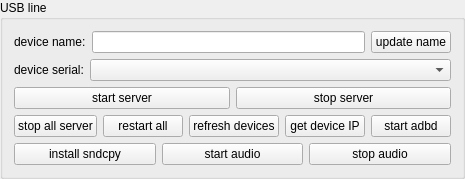
       <widget class="QGroupBox" name="usbGroupBox">
        <property name="sizePolicy">
         <sizepolicy hsizetype="Preferred" vsizetype="Preferred">
          <horstretch>0</horstretch>
          <verstretch>0</verstretch>
         </sizepolicy>
        </property>
        <property name="title">
         <string>USB line</string>
        </property>
        <layout class="QVBoxLayout" name="verticalLayout">
         <item>
          <layout class="QHBoxLayout" name="horizontalLayout_10">
           <item>
            <widget class="QLabel" name="label_9">
             <property name="sizePolicy">
              <sizepolicy hsizetype="Preferred" vsizetype="Preferred">
               <horstretch>0</horstretch>
               <verstretch>0</verstretch>
              </sizepolicy>
             </property>
             <property name="text">
              <string>device name:</string>
             </property>
            </widget>
           </item>
           <item>
            <widget class="QLineEdit" name="userNameEdt">
             <property name="sizePolicy">
              <sizepolicy hsizetype="MinimumExpanding" vsizetype="Preferred">
               <horstretch>0</horstretch>
               <verstretch>0</verstretch>
              </sizepolicy>
             </property>
            </widget>
           </item>
           <item>
            <widget class="QPushButton" name="updateNameBtn">
             <property name="sizePolicy">
              <sizepolicy hsizetype="Preferred" vsizetype="Preferred">
               <horstretch>0</horstretch>
               <verstretch>0</verstretch>
              </sizepolicy>
             </property>
             <property name="text">
              <string>update name</string>
             </property>
             <property name="autoDefault">
              <bool>false</bool>
             </property>
            </widget>
           </item>
          </layout>
         </item>
         <item>
          <widget class="QWidget" name="usbWidget1" native="true">
           <property name="sizePolicy">
            <sizepolicy hsizetype="Preferred" vsizetype="Preferred">
             <horstretch>0</horstretch>
             <verstretch>0</verstretch>
            </sizepolicy>
           </property>
          <layout class="QVBoxLayout" name="verticalLayout_usbDevice">
            <property name="leftMargin">
             <number>0</number>
            </property>
            <property name="topMargin">
             <number>0</number>
            </property>
            <property name="rightMargin">
             <number>0</number>
            </property>
            <property name="bottomMargin">
             <number>0</number>
            </property>
            <item>
             <layout class="QHBoxLayout" name="horizontalLayout_serial">
              <property name="spacing">
               <number>6</number>
              </property>
              <property name="leftMargin">
               <number>0</number>
              </property>
              <property name="topMargin">
               <number>0</number>
              </property>
              <property name="rightMargin">
               <number>0</number>
              </property>
              <property name="bottomMargin">
               <number>0</number>
              </property>
              <item>
               <widget class="QLabel" name="label_2">
                <property name="sizePolicy">
                 <sizepolicy hsizetype="Maximum" vsizetype="Preferred">
                  <horstretch>0</horstretch>
                  <verstretch>0</verstretch>
                 </sizepolicy>
                </property>
                <property name="text">
                 <string>device serial:</string>
                </property>
               </widget>
              </item>
              <item>
               <widget class="QComboBox" name="serialBox">
                <property name="sizePolicy">
                 <sizepolicy hsizetype="MinimumExpanding" vsizetype="Preferred">
                  <horstretch>1</horstretch>
                  <verstretch>0</verstretch>
                 </sizepolicy>
                </property>
                <property name="minimumSize">
                 <size>
                  <width>180</width>
                  <height>0</height>
                 </size>
                </property>
               </widget>
              </item>
             </layout>
            </item>
            <item>
             <layout class="QHBoxLayout" name="horizontalLayout_server">
              <property name="spacing">
               <number>6</number>
              </property>
              <property name="leftMargin">
               <number>0</number>
              </property>
              <property name="topMargin">
               <number>0</number>
              </property>
              <property name="rightMargin">
               <number>0</number>
              </property>
              <property name="bottomMargin">
               <number>0</number>
              </property>
              <item>
               <widget class="QPushButton" name="startServerBtn">
                <property name="sizePolicy">
                 <sizepolicy hsizetype="MinimumExpanding" vsizetype="Preferred">
                  <horstretch>1</horstretch>
                  <verstretch>0</verstretch>
                 </sizepolicy>
                </property>
                <property name="text">
                 <string>start server</string>
                </property>
                <property name="autoDefault">
                 <bool>false</bool>
                </property>
               </widget>
              </item>
              <item>
               <widget class="QPushButton" name="stopServerBtn">
                <property name="sizePolicy">
                 <sizepolicy hsizetype="MinimumExpanding" vsizetype="Preferred">
                  <horstretch>1</horstretch>
                  <verstretch>0</verstretch>
                 </sizepolicy>
                </property>
                <property name="text">
                 <string>stop server</string>
                </property>
                <property name="autoDefault">
                 <bool>false</bool>
                </property>
               </widget>
              </item>
             </layout>
            </item>
           </layout>
          </widget>
         </item>
         <item>
          <widget class="QWidget" name="usbWidget2" native="true">
           <property name="sizePolicy">
            <sizepolicy hsizetype="Preferred" vsizetype="Preferred">
             <horstretch>0</horstretch>
             <verstretch>0</verstretch>
            </sizepolicy>
           </property>
           <layout class="QHBoxLayout" name="horizontalLayout_4">
            <property name="leftMargin">
             <number>0</number>
            </property>
            <property name="topMargin">
             <number>0</number>
            </property>
            <property name="rightMargin">
             <number>0</number>
            </property>
            <property name="bottomMargin">
             <number>0</number>
            </property>
            <item>
             <widget class="QPushButton" name="stopAllServerBtn">
              <property name="sizePolicy">
               <sizepolicy hsizetype="Preferred" vsizetype="Preferred">
                <horstretch>0</horstretch>
                <verstretch>0</verstretch>
               </sizepolicy>
              </property>
              <property name="text">
               <string>stop all server</string>
              </property>
             </widget>
            </item>
            <item>
             <widget class="QPushButton" name="restartAllBtn">
              <property name="sizePolicy">
               <sizepolicy hsizetype="Preferred" vsizetype="Preferred">
                <horstretch>0</horstretch>
                <verstretch>0</verstretch>
               </sizepolicy>
              </property>
              <property name="text">
               <string>restart all</string>
              </property>
             </widget>
            </item>
            <item>
             <widget class="QPushButton" name="updateDevice">
              <property name="sizePolicy">
               <sizepolicy hsizetype="Preferred" vsizetype="Preferred">
                <horstretch>0</horstretch>
                <verstretch>0</verstretch>
               </sizepolicy>
              </property>
              <property name="text">
               <string>refresh devices</string>
              </property>
              <property name="autoDefault">
               <bool>false</bool>
              </property>
             </widget>
            </item>
            <item>
             <widget class="QPushButton" name="getIPBtn">
              <property name="sizePolicy">
               <sizepolicy hsizetype="Preferred" vsizetype="Preferred">
                <horstretch>0</horstretch>
                <verstretch>0</verstretch>
               </sizepolicy>
              </property>
              <property name="text">
               <string>get device IP</string>
              </property>
              <property name="autoDefault">
               <bool>false</bool>
              </property>
             </widget>
            </item>
            <item>
             <widget class="QPushButton" name="startAdbdBtn">
              <property name="sizePolicy">
               <sizepolicy hsizetype="Preferred" vsizetype="Preferred">
                <horstretch>0</horstretch>
                <verstretch>0</verstretch>
               </sizepolicy>
              </property>
              <property name="text">
               <string>start adbd</string>
              </property>
              <property name="autoDefault">
               <bool>false</bool>
              </property>
             </widget>
            </item>
           </layout>
          </widget>
         </item>
         <item>
          <widget class="QWidget" name="usbWidget3" native="true">
           <layout class="QHBoxLayout" name="horizontalLayout_12">
            <property name="leftMargin">
             <number>0</number>
            </property>
            <property name="topMargin">
             <number>0</number>
            </property>
            <property name="rightMargin">
             <number>0</number>
            </property>
            <property name="bottomMargin">
             <number>0</number>
            </property>
            <item>
             <widget class="QPushButton" name="installSndcpyBtn">
              <property name="sizePolicy">
               <sizepolicy hsizetype="Preferred" vsizetype="Preferred">
                <horstretch>0</horstretch>
                <verstretch>0</verstretch>
               </sizepolicy>
              </property>
              <property name="text">
               <string>install sndcpy</string>
              </property>
             </widget>
            </item>
            <item>
             <widget class="QPushButton" name="startAudioBtn">
              <property name="sizePolicy">
               <sizepolicy hsizetype="Preferred" vsizetype="Preferred">
                <horstretch>0</horstretch>
                <verstretch>0</verstretch>
               </sizepolicy>
              </property>
              <property name="text">
               <string>start audio</string>
              </property>
             </widget>
            </item>
            <item>
             <widget class="QPushButton" name="stopAudioBtn">
              <property name="sizePolicy">
               <sizepolicy hsizetype="Preferred" vsizetype="Preferred">
                <horstretch>0</horstretch>
                <verstretch>0</verstretch>
               </sizepolicy>
              </property>
              <property name="text">
               <string>stop audio</string>
              </property>
             </widget>
            </item>
           </layout>
          </widget>
         </item>
        </layout>
       </widget>
